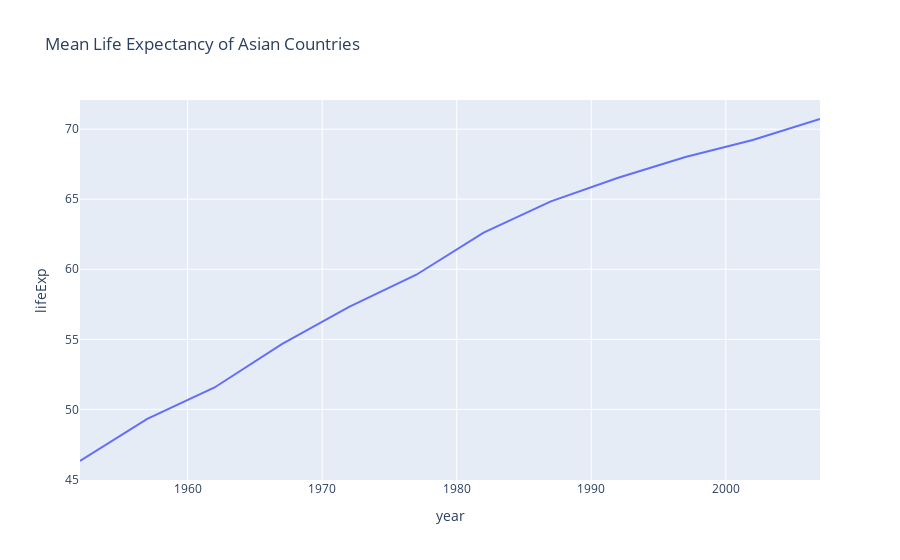

The notebook cell this image was saved under:
### Markdown cell above
1. The mean life expectancy of all the Asian countries according to the data.

### Code cell
asian_countries = df[df['continent'] == 'Asia']
mean_life_exp = asian_countries.groupby('year')['lifeExp'].mean().reset_index()

fig = px.line(mean_life_exp, x='year', y='lifeExp', title='Mean Life Expectancy of Asian Countries')
fig.show()

### Figure 1 — Plotly figure (JSON) as saved in the notebook; plotly's stock layout.template omitted (floating-point values rounded to 4 significant figures)
{"data": [{"hovertemplate": "year=%{x}<br>lifeExp=%{y}<extra></extra>", "legendgroup": "", "line": {"color": "#636efa", "dash": "solid"}, "marker": {"symbol": "circle"}, "mode": "lines", "name": "", "orientation": "v", "showlegend": false, "type": "scatter", "x": [1952, 1957, 1962, 1967, 1972, 1977, 1982, 1987, 1992, 1997, 2002, 2007], "xaxis": "x", "y": [46.31, 49.32, 51.56, 54.66, 57.32, 59.61, 62.62, 64.85, 66.54, 68.02, 69.23, 70.73], "yaxis": "y"}], "layout": {"legend": {"tracegroupgap": 0}, "title": {"text": "Mean Life Expectancy of Asian Countries"}, "xaxis": {"anchor": "y", "domain": [0, 1], "title": {"text": "year"}}, "yaxis": {"anchor": "x", "domain": [0, 1], "title": {"text": "lifeExp"}}}}
